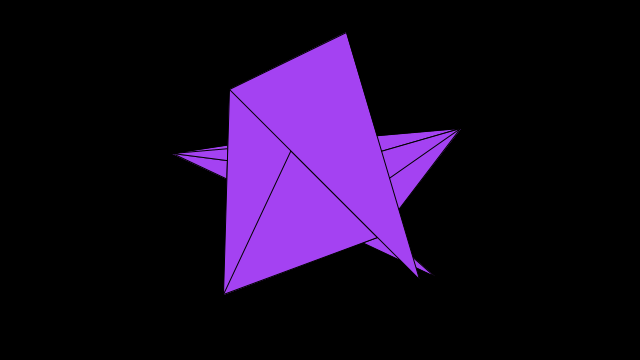
Frame 1 (no input)
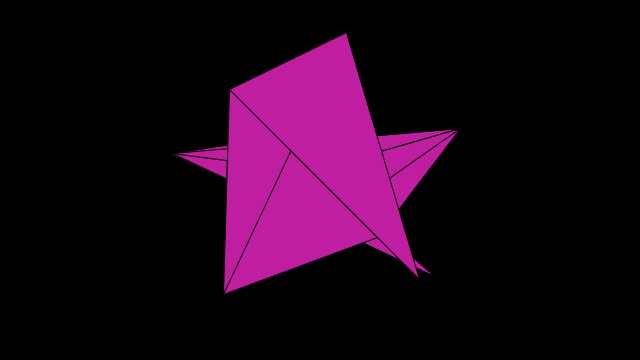
Frame 60 (the mouse pressed at the canvas centre just before this capture)
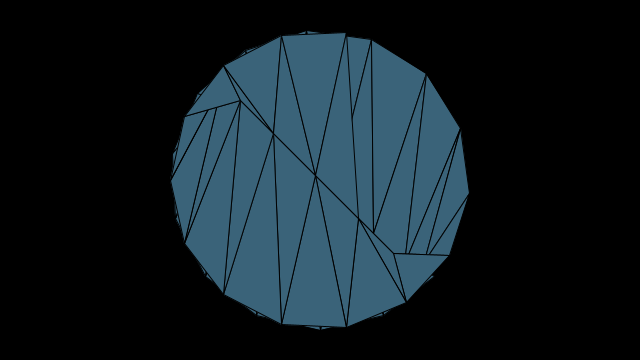
Frame 120 (the mouse held since frame 60 and released just before this capture)

The Processing sketch that drew these frames (run headless with seeded random() and noise(); from frame 60 on, the mouse is pressed at the canvas centre):

// Processing sketch: processing_126621
// ── processing_126621.pde

int x;
int y;
float outsideRadius = 150;
float insideRadius = 100;

void setup() {
  size(640, 360);
  background(0,255,175,200);
  x = width/2;
  y = height/2;
}

void draw() {
  background(0);
  
  int numPoints = int(map(mouseX, 0, width, 4, 45));
  float angle = 40;
  float angleStep = 300.0/numPoints;
  fill(random(255), random(255), random(255), 255); 
    
  beginShape(TRIANGLE_STRIP); 
  for (int i = 0; i <= numPoints; i++) {
    float px = x + cos(radians(angle)) * outsideRadius;
    float py = y + sin(radians(angle)) * outsideRadius;
    angle += angleStep;
    vertex(px, py);
    px = x + cos(radians(angle)) * insideRadius;
    py = y + cos(radians(angle)) * insideRadius;
    vertex(px, py); 
    angle += angleStep;
  }
   
  endShape();
}
